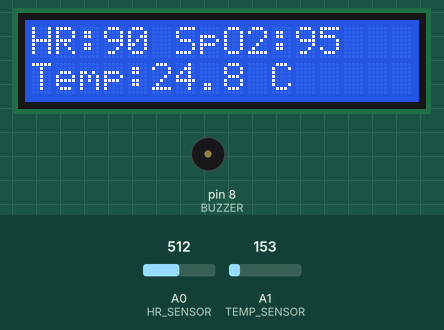
A sketch run on a simulated Arduino Uno, built with avr-gcc and run on an emulated ATmega328P. On the bench: 16×2 character LCD, buzzer (waves = sounding, pin HIGH). Inputs (shaded band) come from the test bench; at power-on: A1 (TEMP_SENSOR) = 153, A0 (HR_SENSOR) = 512. What the sketch prints to the serial monitor is not drawn.

Above: at 1.2 s.
1.3 s: A1 (TEMP_SENSOR) set to 193
At 4.4 s:
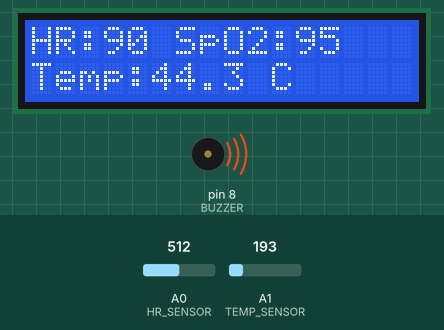
5.2 s: A0 (HR_SENSOR) set to 716
At 6.9 s:
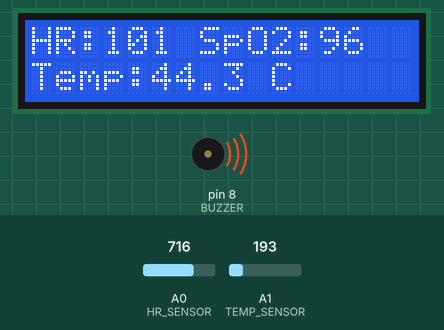
9.1 s: A1 (TEMP_SENSOR) set to 175
At 10.6 s:
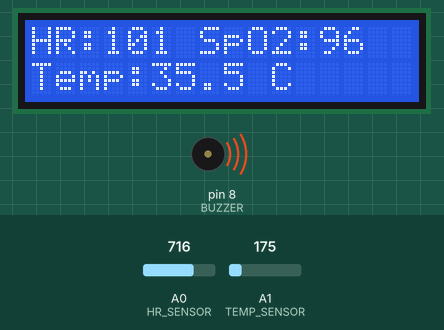
13.0 s: A0 (HR_SENSOR) set to 900
At 15.6 s:
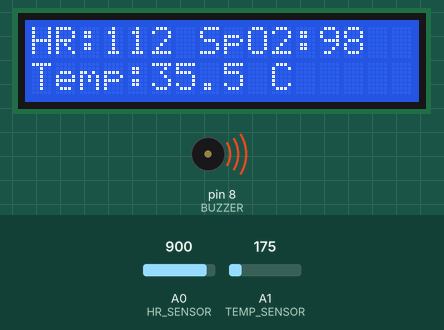
16.9 s: A1 (TEMP_SENSOR) set to 165
At 19.2 s:
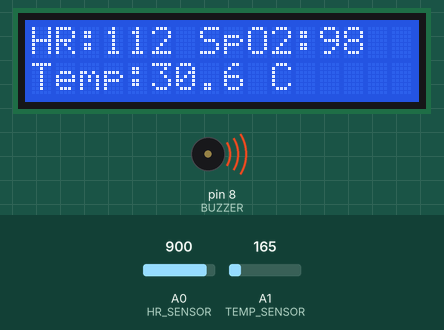
20.8 s: A0 (HR_SENSOR) set to 1023
At 21.7 s:
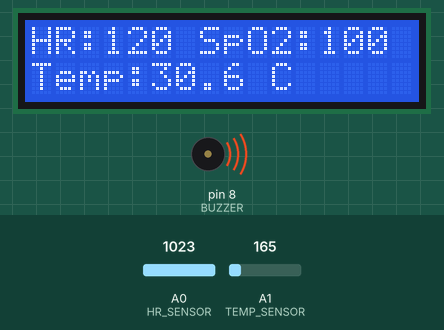
Timing chart, 0 to 23.8 s (numbered marks = the images above; inputs shaded):
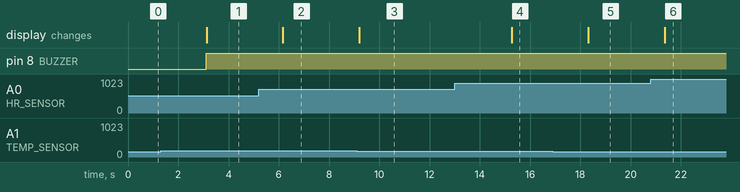

The sketch:

patient_monitor.ino
```cpp
#include <Wire.h>
#include <Adafruit_LiquidCrystal.h>

// Create the LCD object using MCP23008 at address 0x20
Adafruit_LiquidCrystal lcd(0);

#define HR_SENSOR A0
#define TEMP_SENSOR A1
#define BUZZER 8

void setup() {
  Serial.begin(9600);

  lcd.begin(16, 2);     // Set up the LCD's number of columns and rows
  lcd.setBacklight(1);  // Turn on backlight

  pinMode(BUZZER, OUTPUT);
}

void loop() {
  // Simulated heart rate and SpO2
  int hrRaw = analogRead(HR_SENSOR);
  int heartRate = map(hrRaw, 0, 1023, 60, 120);
  int spo2 = map(hrRaw, 0, 1023, 90, 100);

  // Read temperature from TMP36
  int tempRaw = analogRead(TEMP_SENSOR);
  float voltage = tempRaw * 5.0 / 1023.0;
  float tempC = (voltage - 0.5) * 100.0;

  // Display on LCD
  lcd.clear();
  lcd.setCursor(0, 0);
  lcd.print("HR:");
  lcd.print(heartRate);
  lcd.print(" SpO2:");
  lcd.print(spo2);

  lcd.setCursor(0, 1);
  lcd.print("Temp:");
  lcd.print(tempC, 1);
  lcd.print(" C");

  // Emergency alert logic
  bool emergency = false;
  if (heartRate < 60 || heartRate > 100) emergency = true;
  if (spo2 < 95) emergency = true;
  if (tempC > 38.0) emergency = true;

  if (emergency) {
    digitalWrite(BUZZER, HIGH);
    Serial.println("ALERT: Vitals out of safe range!");
  } else {
    digitalWrite(BUZZER, LOW);
    Serial.println("Vitals normal.");
  }

  Serial.print("HR: ");
  Serial.print(heartRate);
  Serial.print(" bpm, SpO2: ");
  Serial.print(spo2);
  Serial.print(" %, Temp: ");
  Serial.print(tempC);
  Serial.println(" C");

  delay(3000);
}
```

Measured:
- the behaviour switches between 180 and 181 on A1 (TEMP_SENSOR) (found by bisection; images 0 and 1)
- after the input at 1.3 s, pin 8 (BUZZER): LOW → HIGH after 1.8 s; the display: changes after 1.8 s (image 1)
- after the input at 5.2 s, the display: changes after 0.97 s (image 2)
- after the input at 9.1 s, the display: changes after 0.10 s (image 3)
- after the input at 13.0 s, the display: changes after 2.3 s (image 4)
- after the input at 16.9 s, the display: changes after 1.4 s (image 5)
- after the input at 20.8 s, the display: changes after 0.56 s (image 6)
